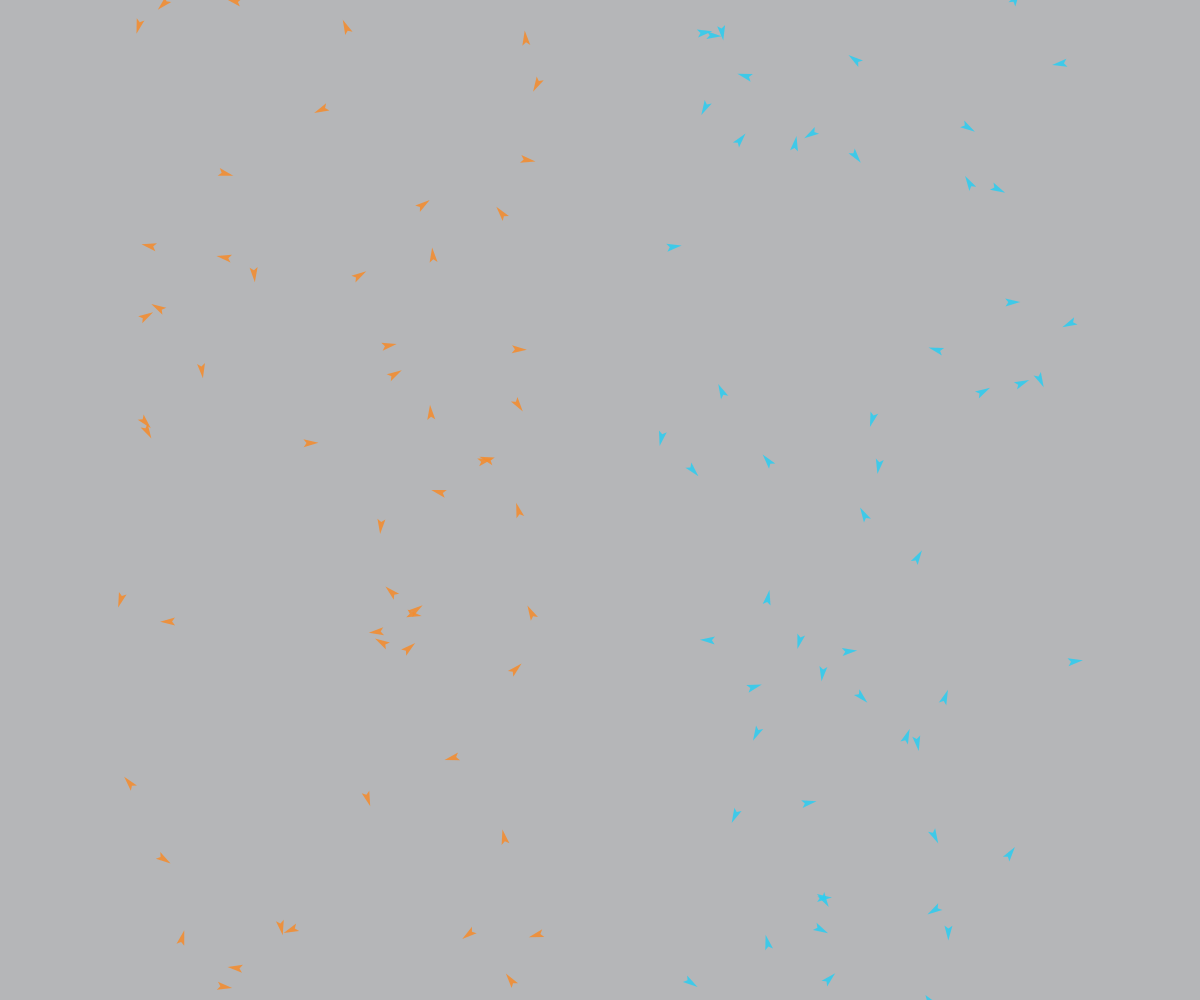
Frame 1 (no input)
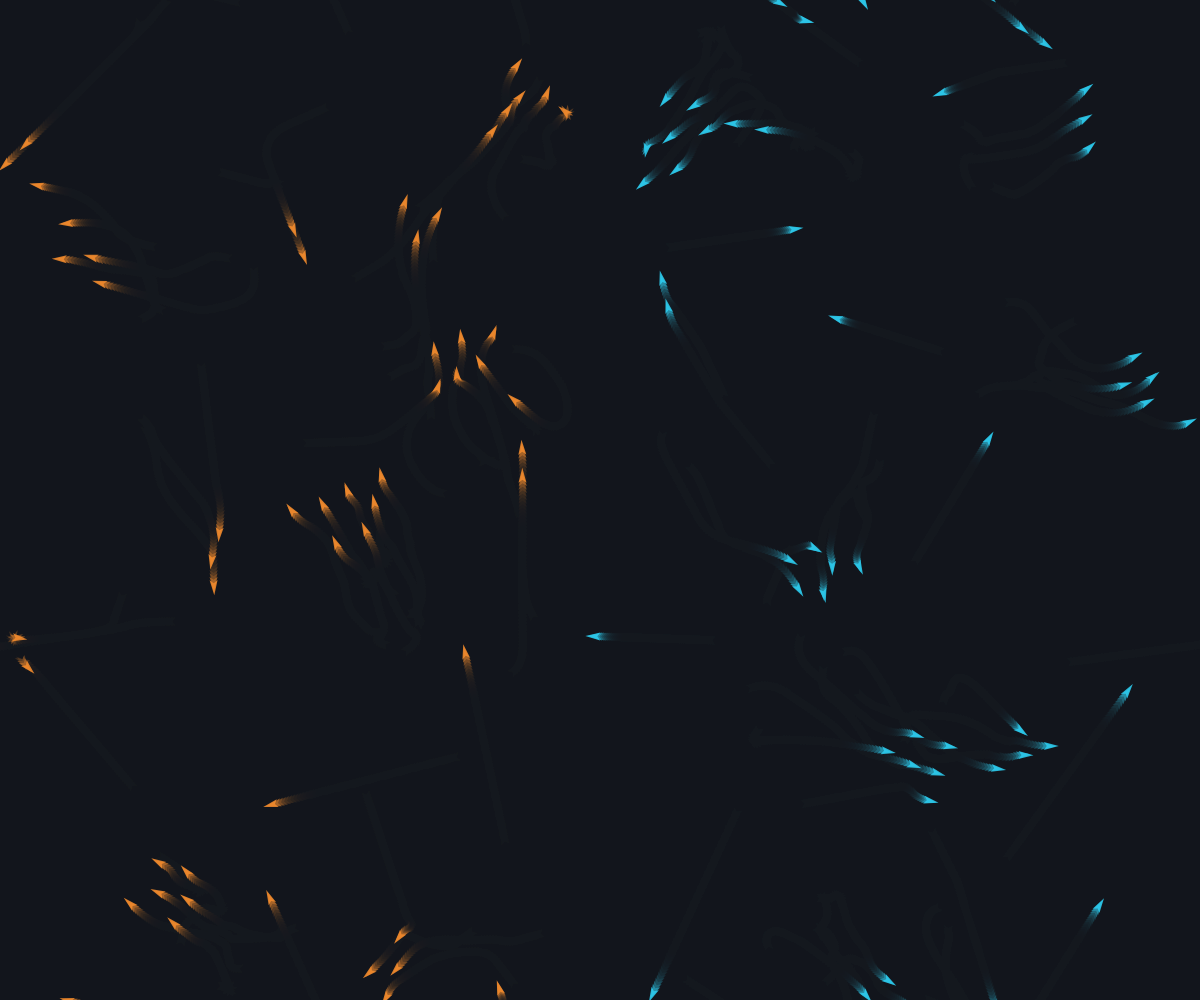
Frame 60 (no input)
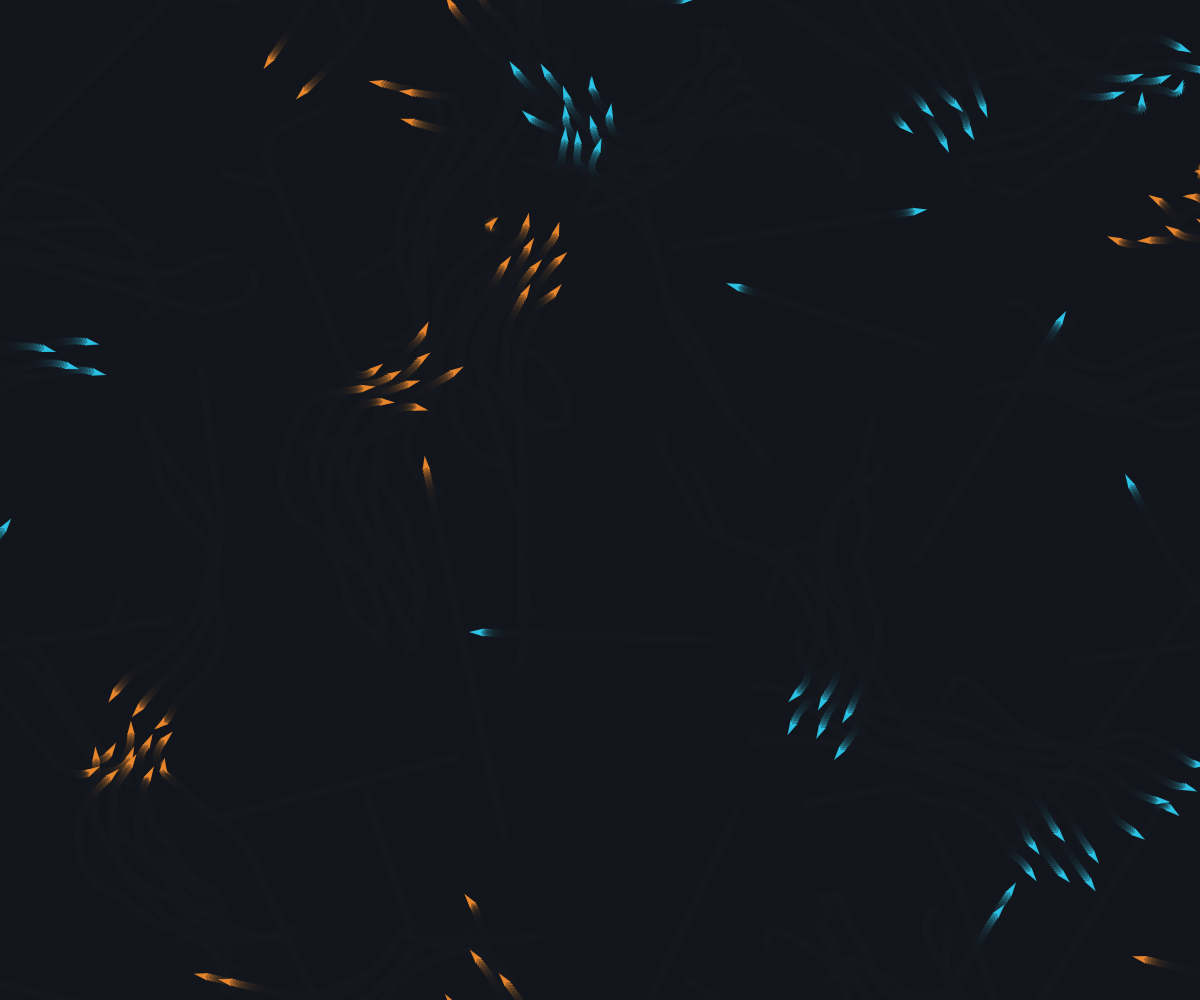
Frame 120 (the mouse pressed at the canvas centre since frame 60)

The p5.js sketch that drew these frames (run headless with seeded random() and noise() and a simulated clock; from frame 60 on, the mouse is pressed at the canvas centre):

// p5.js sketch
// ── sketch.js
let flockA = [];
let flockB = [];
const FLOCK_SIZE = 55;

class Boid {
  constructor(x, y, type) {
    this.pos = createVector(x, y);
    this.vel = p5.Vector.random2D().mult(random(2, 3.5));
    this.acc = createVector(0, 0);
    this.type = type; // 0 for amber, 1 for cyan
    this.maxSpeed = 3.5;
    this.maxForce = 0.12;
  }

  update() {
    this.vel.add(this.acc);
    this.vel.limit(this.maxSpeed);
    this.pos.add(this.vel);
    this.acc.mult(0);

    // Toroidal wrapping with smooth margins
    let pad = 20;
    if (this.pos.x < -pad) this.pos.x = width + pad;
    if (this.pos.x > width + pad) this.pos.x = -pad;
    if (this.pos.y < -pad) this.pos.y = height + pad;
    if (this.pos.y > height + pad) this.pos.y = -pad;
  }

  applyForce(f) {
    this.acc.add(f);
  }

  flock(myFlock, otherFlock) {
    let sep = createVector();
    let ali = createVector();
    let coh = createVector();
    let rep = createVector();

    let sepCount = 0;
    let aliCount = 0;
    let cohCount = 0;
    let repCount = 0;

    // Same-flock rules
    for (let other of myFlock) {
      let d = p5.Vector.dist(this.pos, other.pos);
      if (other !== this && d > 0) {
        if (d < 28) {
          let diff = p5.Vector.sub(this.pos, other.pos).normalize().div(d);
          sep.add(diff);
          sepCount++;
        }
        if (d < 65) {
          ali.add(other.vel);
          aliCount++;
          coh.add(other.pos);
          cohCount++;
        }
      }
    }

    // Inter-flock avoidance
    for (let enemy of otherFlock) {
      let d = p5.Vector.dist(this.pos, enemy.pos);
      if (d > 0 && d < 90) {
        let push = p5.Vector.sub(this.pos, enemy.pos).normalize().div(d);
        rep.add(push);
        repCount++;
      }
    }

    if (sepCount > 0) sep.div(sepCount).setMag(this.maxSpeed).sub(this.vel).limit(this.maxForce * 1.5);
    if (aliCount > 0) ali.div(aliCount).setMag(this.maxSpeed).sub(this.vel).limit(this.maxForce);
    if (cohCount > 0) {
      coh.div(cohCount).sub(this.pos).setMag(this.maxSpeed).sub(this.vel).limit(this.maxForce);
    }
    if (repCount > 0) {
      rep.div(repCount).setMag(this.maxSpeed * 1.4).sub(this.vel).limit(this.maxForce * 2.8);
    }

    this.applyForce(sep.mult(1.5));
    this.applyForce(ali.mult(1.0));
    this.applyForce(coh.mult(1.0));
    this.applyForce(rep.mult(2.5));
  }

  draw() {
    let angle = this.vel.heading() + HALF_PI;
    push();
    translate(this.pos.x, this.pos.y);
    rotate(angle);

    if (this.type === 0) {
      fill(245, 140, 45, 220); // Amber
    } else {
      fill(45, 205, 240, 220); // Cyan
    }

    beginShape();
    vertex(0, -9);
    vertex(-4, 6);
    vertex(0, 3);
    vertex(4, 6);
    endShape(CLOSE);
    pop();
  }
}

function setup() {
  createCanvas(windowWidth, windowHeight);
  noStroke();

  for (let i = 0; i < FLOCK_SIZE; i++) {
    flockA.push(new Boid(random(width * 0.1, width * 0.45), random(height), 0));
    flockB.push(new Boid(random(width * 0.55, width * 0.9), random(height), 1));
  }
}

function draw() {
  // Semi-transparent wash for motion trails
  background(20, 24, 30, 80);

  for (let b of flockA) {
    b.flock(flockA, flockB);
    b.update();
    b.draw();
  }

  for (let b of flockB) {
    b.flock(flockB, flockA);
    b.update();
    b.draw();
  }
}

function windowResized() {
  resizeCanvas(windowWidth, windowHeight);
}
